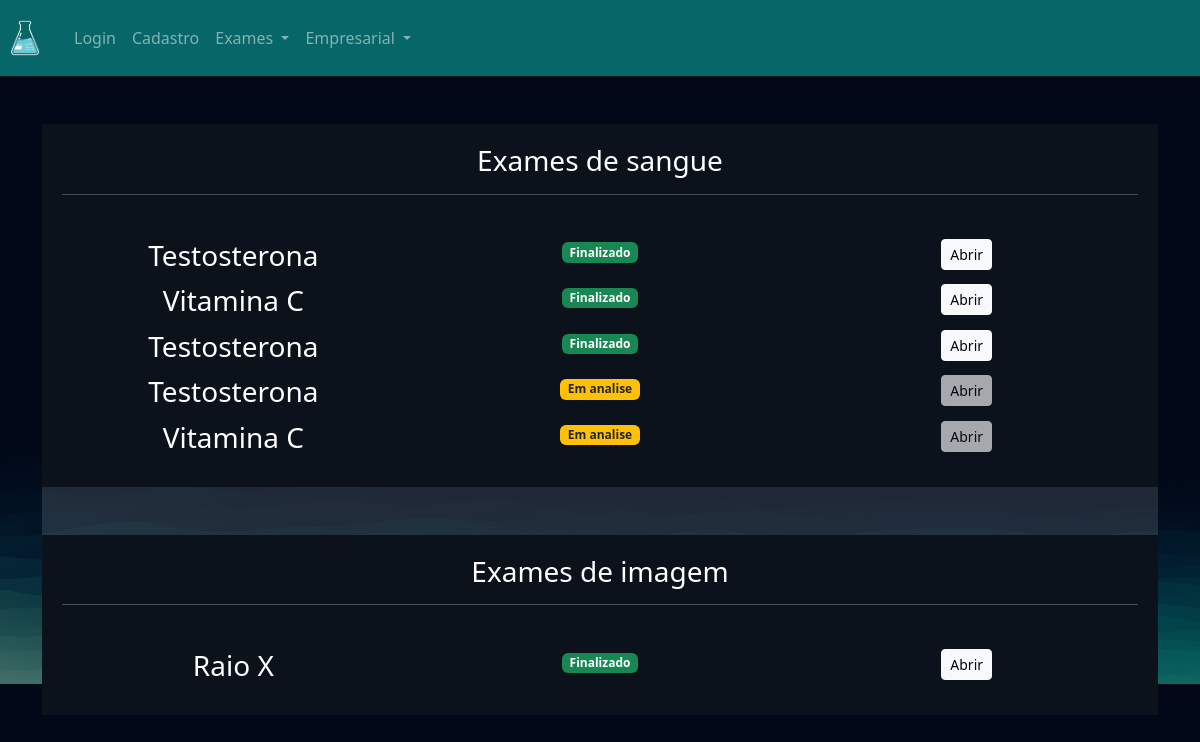
The app's page /exames/gerenciar_exames/ (signed in) with its own data.
### exames/models.py (models this page shows, shortened)
class SolicitacaoExame(models.Model):
    choice_status = (
        ('E', 'Em análise'),
        ('F', 'Finalizado')
    )
    usuario = models.ForeignKey(User, on_delete=models.DO_NOTHING)
    exame = models.ForeignKey(TiposExames, on_delete=models.DO_NOTHING)
    status = models.CharField(max_length=2, choices=choice_status)
    resultado = models.FileField(upload_to="resultados", null=True, blank=True)
    requer_senha = models.BooleanField(default=False)
    senha = models.CharField(max_length=16, null=True, blank=True)
    def badge_template(self):
        if self.status == 'E':
            classe = 'bg-warning text-dark'
            texto = "Em analise"
        elif self.status == 'F':
            classe = 'bg-success'
            texto = "Finalizado"
        return mark_safe(f'<span class="badge {classe}">{texto}</span>')

class TiposExames(models.Model):
    tipo_choices = (
        ('I', 'Exame de imagem'),
        ('S', 'Exame de sangue')
    )
    nome = models.CharField(max_length=64)
    tipo = models.CharField(max_length=1, choices=tipo_choices)
    preco = models.FloatField()
    disponivel = models.BooleanField(default=True)
    horario_inicial = models.IntegerField()
    horario_final = models.IntegerField()

### exames/views.py (the view)
# urls.py: path('gerenciar_exames/', views.gerenciar_exames, name='gerenciar_exames'),
def gerenciar_exames(request):
    if not request.user.is_authenticated:
        messages.add_message(request, constants.ERROR, 'Você precisa fazer login para acessar esta pagina!')
        return redirect('/usuarios/login')
    exames = SolicitacaoExame.objects.filter(usuario=request.user)
    return render(request, 'gerenciar_exames.html', {'exames': exames})

### exames/templates/gerenciar_exames.html (shortened to what this page needs)
{% extends "bases/base.html" %}
{% load static %}
{% block 'head' %}
    <link href="{% static 'exames/css/exame.css' %}" rel="stylesheet">
    <link href="{% static 'exames/css/gerenciar_pedidos.css' %}" rel="stylesheet">
    <link href="{% static 'exames/css/gerenciar_exames.css' %}" rel="stylesheet">
{% endblock 'head' %}
{% block 'conteudo' %}
    <br>
    <br>
    <div class="container">
        <div class="card card-view">
            <div class="sub-card">
                <h3>Exames de sangue</h3>
                <hr>
                <br>
                {% for exame in exames %}
                    {% if exame.exame.tipo == 'S' %}
                        <div class='row my-1'>
                            <div class='col-md'><h3>{{exame.exame.nome}}</h3></div>
                            <div class="col-md">{{exame.badge_template}}</div>
                            <div class="col-md">
                                {% if exame.status == 'F' %}
                                    <a href="{% url 'permitir_abrir_exame' exame.id %}" target="_blank" class="btn btn-light btn-sm">Abrir</a>
                                {% else %}
                                    <a href="#" class="btn btn-light disabled btn-sm">Abrir</a>
                                {% endif %}
                            </div>
                        </div>
                    {% endif%}
                {% endfor %}
            </div>
            <br>
            <br>
            <div class="sub-card">
                <h3>Exames de imagem</h3>
                <hr>
                <br>
                {% for exame in exames %}
                    {% if exame.exame.tipo == 'I' %}
                        <div class='row my-1'>
                            <div class='col-md'><h3>{{exame.exame.nome}}</h3></div>
                            <div class="col-md">{{exame.badge_template}}</div>
                            <div class="col-md">
                                {% if exame.status == 'F' %}
                                    <a href="{% url 'permitir_abrir_exame' exame.id %}" target="_blank" class="btn btn-light btn-sm">Abrir</a>
                                {% else %}
                                    <a href="#" class="btn btn-light disabled btn-sm">Abrir</a>
                                {% endif %}
                            </div>
                        </div>
                    {% endif%}
                {% endfor %}
            </div>
        </div>
    </div>
{% endblock 'conteudo' %}

### templates/bases/base.html (shortened to what this page needs)
{% load static %}
<!doctype html>
<html lang="pt-BR">
  <head>
    <link href="https://cdn.jsdelivr.net/npm/bootstrap@5.3.1/dist/css/bootstrap.min.css" rel="stylesheet">
    <link href="{% static 'geral/css/base.css' %}" rel="stylesheet">
    {% block 'head' %}{% endblock %}
  </head>
  <body>
    <nav class="navbar navbar-expand-lg navbar-light" style="background: #066668">
      <a class="navbar-brand" href="{% url 'login' %}">
        <img width="50" height="50" src="{% static 'geral/img/logo.png' %}" alt="">
      </a>
      <div class="collapse navbar-collapse" id="navbarSupportedContent">
        <ul class="navbar-nav mr-auto">
          <li class="nav-item active">
            <a class="nav-link text-white-50" href="{% url 'login' %}">Login</a>
          </li>
          <li class="nav-item">
            <a class="nav-link text-white-50" href="{% url 'cadastro' %}">Cadastro</a>
          </li>
          <li class="nav-item dropdown">
            <a class="nav-link dropdown-toggle text-white-50" href="#" id="exames" role="button" data-bs-toggle="dropdown" aria-expanded="false">
              Exames
            </a>
          </li>
          <li class="nav-item dropdown">
            <a class="nav-link dropdown-toggle text-white-50" href="#" id="empresarial" role="button" data-bs-toggle="dropdown" aria-expanded="false">
              Empresarial
            </a>
          </li>
        </ul>
      </div>
    </nav>
    {% block 'conteudo' %}{% endblock %}
  </body>
</html>

### templates/static/geral/css/base.css (style rules this page uses)
:root { --main-color: #151C34; --dark-color: #0C121C ; --light-color: #6DE6EE; --contrast-color: #f4c96b; --differential-color: #066668; }
* { color: white }

### templates/static/exames/css/exame.css (style rules this page uses)
body { background-image: url('/static/geral/img/bg2.png'); background-size: cover; }
.card { background-color: rgba(217, 217, 217, .14); color: white; padding: 15px; }

### templates/static/exames/css/gerenciar_pedidos.css (style rules this page uses)
.card-view { text-align: center; padding: 0; border: none; height: 70vh; }

### templates/static/exames/css/gerenciar_exames.css (style rules this page uses)
.sub-card { background-color: var(--dark-color); padding: 20px; }

### records on screen
SolicitacaoExame: exame.nome "Testosterona", badge_template "Finalizado"
SolicitacaoExame: exame.nome "Vitamina C", badge_template "Finalizado"
SolicitacaoExame: exame.nome "Testosterona", badge_template "Finalizado"
SolicitacaoExame: exame.nome "Testosterona", badge_template "Em analise", shows "Abrir"
SolicitacaoExame: exame.nome "Vitamina C", badge_template "Em analise", shows "Abrir"
SolicitacaoExame: exame.nome "Raio X", badge_template "Finalizado", shows "Abrir"
